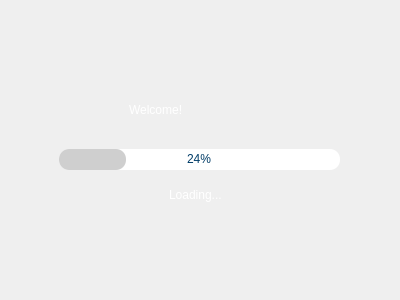
<?xml version="1.0" encoding="UTF-8"?>
<ui version="4.0">
 <class>Form</class>
 <widget class="QWidget" name="Form">
  <property name="enabled">
   <bool>true</bool>
  </property>
  <property name="geometry">
   <rect>
    <x>0</x>
    <y>0</y>
    <width>400</width>
    <height>300</height>
   </rect>
  </property>
  <property name="windowTitle">
   <string>Form</string>
  </property>
  <property name="styleSheet">
   <string notr="true"/>
  </property>
  <widget class="QWidget" name="frame" native="true">
   <property name="geometry">
    <rect>
     <x>-1</x>
     <y>-1</y>
     <width>450</width>
     <height>350</height>
    </rect>
   </property>
   <property name="styleSheet">
    <string notr="true">
QProgressBar{
border-radius: 10px;
background-color: white;
color:rgb(0, 60, 103);
text-align:center;
}
QProgressBar::chunk{
	border-radius: 10px;
	background-color: rgb(207, 207, 207);
}
QWidget#frame{
border-radius:10px;
}</string>
   </property>
   <widget class="QProgressBar" name="progressBar">
    <property name="geometry">
     <rect>
      <x>60</x>
      <y>150</y>
      <width>281</width>
      <height>21</height>
     </rect>
    </property>
    <property name="styleSheet">
     <string notr="true"/>
    </property>
    <property name="value">
     <number>24</number>
    </property>
   </widget>
   <widget class="QLabel" name="welcome">
    <property name="geometry">
     <rect>
      <x>130</x>
      <y>90</y>
      <width>151</width>
      <height>41</height>
     </rect>
    </property>
    <property name="styleSheet">
     <string notr="true">font: 20 20pt &quot;Sitka Heading Semibold&quot;;
color: rgb(255, 255, 255);</string>
    </property>
    <property name="text">
     <string>Welcome!</string>
    </property>
   </widget>
   <widget class="QLabel" name="loading">
    <property name="geometry">
     <rect>
      <x>170</x>
      <y>180</y>
      <width>91</width>
      <height>31</height>
     </rect>
    </property>
    <property name="styleSheet">
     <string notr="true">font: 20 10pt &quot;Sitka Heading Semibold&quot;;
color: rgb(255, 255, 255);</string>
    </property>
    <property name="text">
     <string>Loading...</string>
    </property>
   </widget>
  </widget>
 </widget>
 <resources/>
 <connections/>
</ui>
